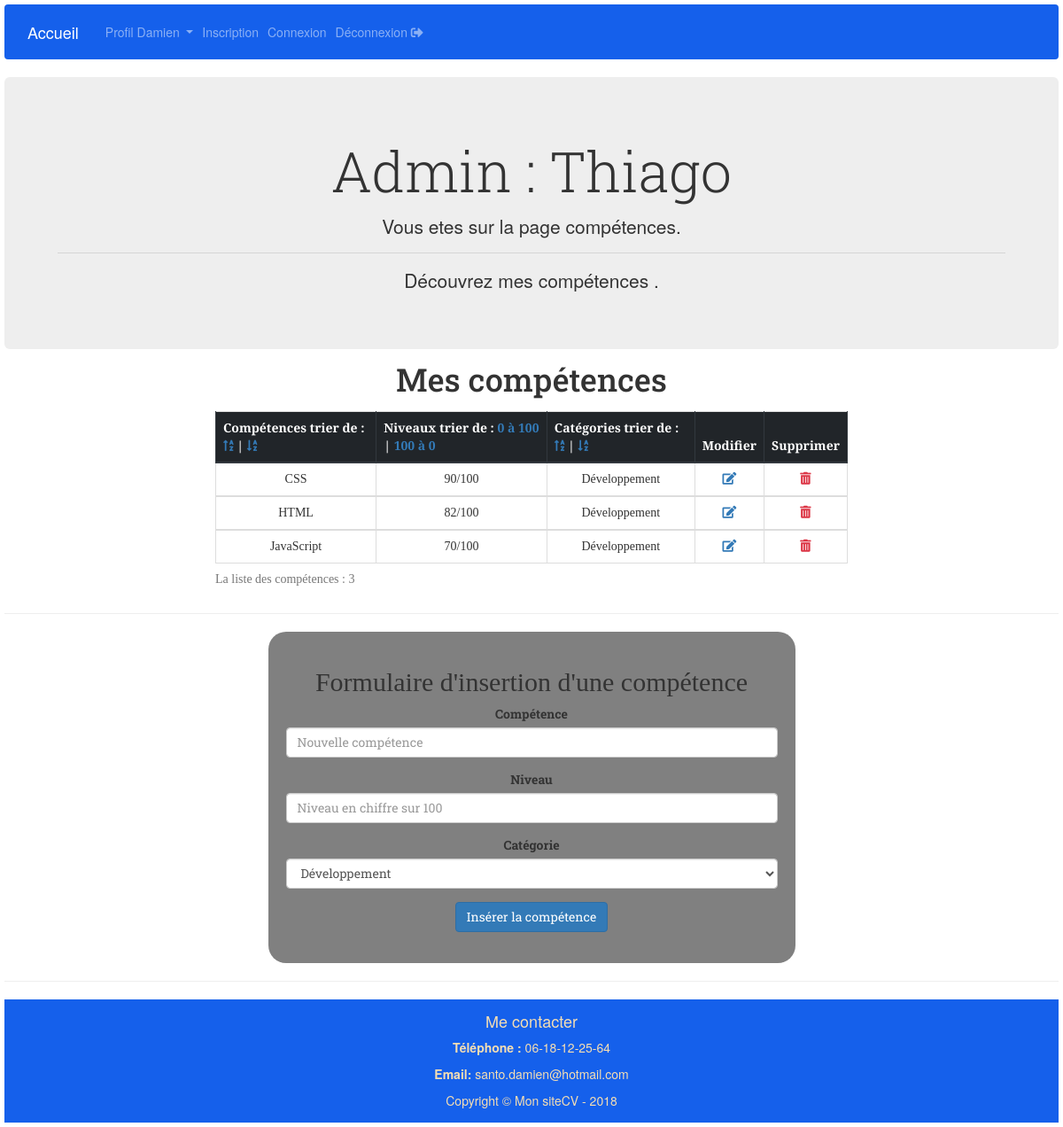
Screenshot of /competences.php (signed in) with the database file from the repository.
### tables this page shows
CREATE TABLE `t_utilisateurs` (
  `id_utilisateur` int(3) NOT NULL,
  `prenom` varchar(45) NOT NULL,
  `nom` varchar(45) NOT NULL,
  `email` varchar(50) NOT NULL,
  `telephone` varchar(20) NOT NULL,
  `portable` varchar(20) NOT NULL,
  `mdp` varchar(15) NOT NULL,
  `pseudo` varchar(15) NOT NULL,
  `age` smallint(5) NOT NULL,
  `anniversaire` date NOT NULL,
  `genre` enum('Homme','Femme') NOT NULL,
  `civilite` enum('M','Mme') NOT NULL,
  `adresse` text NOT NULL,
  `code_postal` varchar(5) NOT NULL,
  `ville` varchar(30) NOT NULL,
  `pays` varchar(30) NOT NULL,
  `commentaire` text NOT NULL
);

CREATE TABLE `t_competences` (
  `id_competence` int(3) NOT NULL,
  `competence` varchar(150) NOT NULL,
  `niveau` int(3) NOT NULL,
  `categorie` enum('Développement','Gestion de projet','Infographie') NOT NULL,
  `id_utilisateur` int(3) NOT NULL
);

### competences.php (the view, shortened to what this page needs)
<?php require 'connexion.php';
if (isset($_SESSION['connexion_admin'])) {
    $id_utilisateur=$_SESSION['id_utilisateur'];
}else {
    header('location:authentification.php');
}
$sql = $pdoCV -> query(" SELECT * FROM t_utilisateurs WHERE id_utilisateur = '$id_utilisateur'");
$ligne_utilisateur = $sql-> fetch();
$order = '';
?>
<?php require 'inc/haut_page.php'; ?>
<?php require 'inc/navigation.php';?>
    <div class="jumbotron text-center mb-4">
        <h1 class="display-4">Admin : <?php echo $ligne_utilisateur['pseudo']; ?></h1>
        <p class="lead">Vous etes sur la page compétences.</p>
        <hr class="my-4">
        <p>Découvrez mes compétences .</p>
    </div>
    <h1 class="text-center mb-4 mt-4">Mes compétences</h1>
        <?php
            $sql = $pdoCV -> prepare("SELECT * FROM t_competences WHERE id_utilisateur = '$id_utilisateur' $order" );
            $sql -> execute();
            $nbr_competence = $sql -> rowCount();
        ?>
    <table class="table table-bordered text-center mx-auto">
            <caption>La liste des compétences : <?php echo $nbr_competence; ?></caption>
            <thead class="thead-dark">
                <tr>
                    <th>Compétences trier de : <a href="competences.php?column=competence&order=asc" class="href"><i class="fas fa-sort-alpha-up"></i>
                    </a> | <a href="competences.php?column=competence&order=desc" class="href"><i class="fas fa-sort-alpha-down"></i></a> </th>
                    <th>Niveaux trier de : <a href="competences.php?column=niveau&order=asc" class="href">0 à 100</a> | <a href="competences.php?column=niveau&order=desc" class="href"> 100 à 0</a></th>
                    <th>Catégories trier de : <a href="competences.php?column=categorie&order=asc" class="href"><i class="fas fa-sort-alpha-up"></i></a> | <a href="competences.php?column=categorie&order=desc" class="href"><i class="fas fa-sort-alpha-down"></i></a></th>
                    <th>Modifier </th>
                    <th>Supprimer </th>
                </tr>
            </thead>
            <?php
            while($ligne_competence = $sql -> fetch())
                {
            ?>
            <tbody>
                <tr>
                    <td class="td"><?php echo $ligne_competence['competence']; ?></td>
                    <td class="td"><?php echo $ligne_competence['niveau']; ?>/100</td>
                    <td class="td"><?php echo $ligne_competence['categorie']; ?></td>
                    <td class="td">
                        <a href="modif_competence.php?id_competence=<?php echo $ligne_competence['id_competence']; ?>"><i class="fas fa-edit"></i></a>
                    </td>
                    <td class="td">
                        <a href="competences.php?id_competence=<?php echo $ligne_competence['id_competence']; ?>"><i class="fas fa-trash-alt text-danger"></i></a>
                    </td>
                </tr>
            <?php
                }
            ?>
            </tbody>
        </table>
        <hr>
        <div class="formulaire text-center mx-auto">
        <h2 class="text-center">Formulaire d'insertion d'une compétence</h2>
            <form action="competences.php" method="post">
                <div class="form-group">
                    <label for="competence">Compétence</label>
                    <input type="text" name="competence" placeholder="Nouvelle compétence" class="form-control" required>
                </div>
                <div class="form-group">
                    <label for="niveau">Niveau</label>
                    <input type="text" name="niveau" placeholder="Niveau en chiffre sur 100" class="form-control"  required>
                </div>
                <div class="form-group">
                    <label for="categorie">Catégorie</label>
                    <select name="categorie" id="categorie" class="form-control">
                        <option value="Développement">Développement</option>
                    </select>
                </div>
                <div class="form-group">
                    <button type="submit" class="btn btn-primary">Insérer la compétence</button>
                </div>
            </form>
        </div>
<?php require 'inc/bas_page.php'; ?>

### inc/haut_page.php (shortened to what this page needs)
<!DOCTYPE html>
<html lang="fr">
<head>
    <link href="https://stackpath.bootstrapcdn.com/bootstrap/4.1.3/css/bootstrap.min.css" rel="stylesheet">
    <link rel="stylesheet" href="https://use.fontawesome.com/releases/v5.3.1/css/all.css">
    <link href="//netdna.bootstrapcdn.com/bootstrap/3.0.0/css/bootstrap.min.css" rel="stylesheet" id="bootstrap-css">
    <link rel="stylesheet" href="css/style.css">
</head>
<body>
    <div class="container-fluid">

### inc/navigation.php (shortened to what this page needs)
<nav class="navbar navbar-expand-sm navbar-dark text-white">
    <a class="navbar-brand" href="index.php">Accueil </a>
    <ul class="navbar-nav">
    <li class="nav-item dropdown">
      <a class="nav-link dropdown-toggle" href="#" id="navbardrop" data-toggle="dropdown">
        Profil <?php echo $ligne_utilisateur['prenom']; ?>
      </a>
    </li>
    <li class="nav-item">
      <a class="nav-link" href="#">Inscription</a>
    </li>
    <li class="nav-item">
      <a class="nav-link" href="connexion.php">Connexion</a>
    </li>
    <li class="nav-item">
      <a class="nav-link" href="../admin/index.php?quitter=oui" title="déconnecter vous ! ">Déconnexion <i class="fas fa-sign-out-alt"></i></a>
    </li>
  </ul>
</nav>

### inc/bas_page.php (shortened to what this page needs)
      <hr>
      <footer class="text-center p-2">
          <div class="row">
          <div class="col-lg-12">
                  <h4>Me contacter</h4>
                  <p><strong>Téléphone :</strong> 06-18-12-25-64</p>
                  <p><strong>Email:</strong> santo.damien@hotmail.com</p>
              </div>
          </div>
          <div class="row">
              <div class="col-lg-12">
                  <p>Copyright &copy; Mon siteCV - 2018</p>
              </div>
          </div>
      </footer>
  </div>
</body>
</html>

### css/style.css (style rules this page uses)
.navbar { background: rgb(21, 96, 235); }
.container-fluid { padding: 5px; }
.formulaire { font-family: 'Roboto Slab', serif; width: 50%; background: grey; margin: 0 auto; padding: 20px; border-radius: 20px; }
footer { background: rgb(21, 96, 235); color: wheat; }
h1 { font-family: 'Roboto Slab', serif; }
h2 { font-family: 'PT Serif', serif; }
.table { font-family: 'PT Serif', serif; width: 60%; }

### rows the page displays
t_utilisateurs: prenom "Damien", pseudo "Thiago"
t_competences: competence "CSS", niveau "90", categorie "Développement"
t_competences: competence "HTML", niveau "82", categorie "Développement"
t_competences: competence "JavaScript", niveau "70", categorie "Développement"

### other values shown
$nbr_competence "3"
